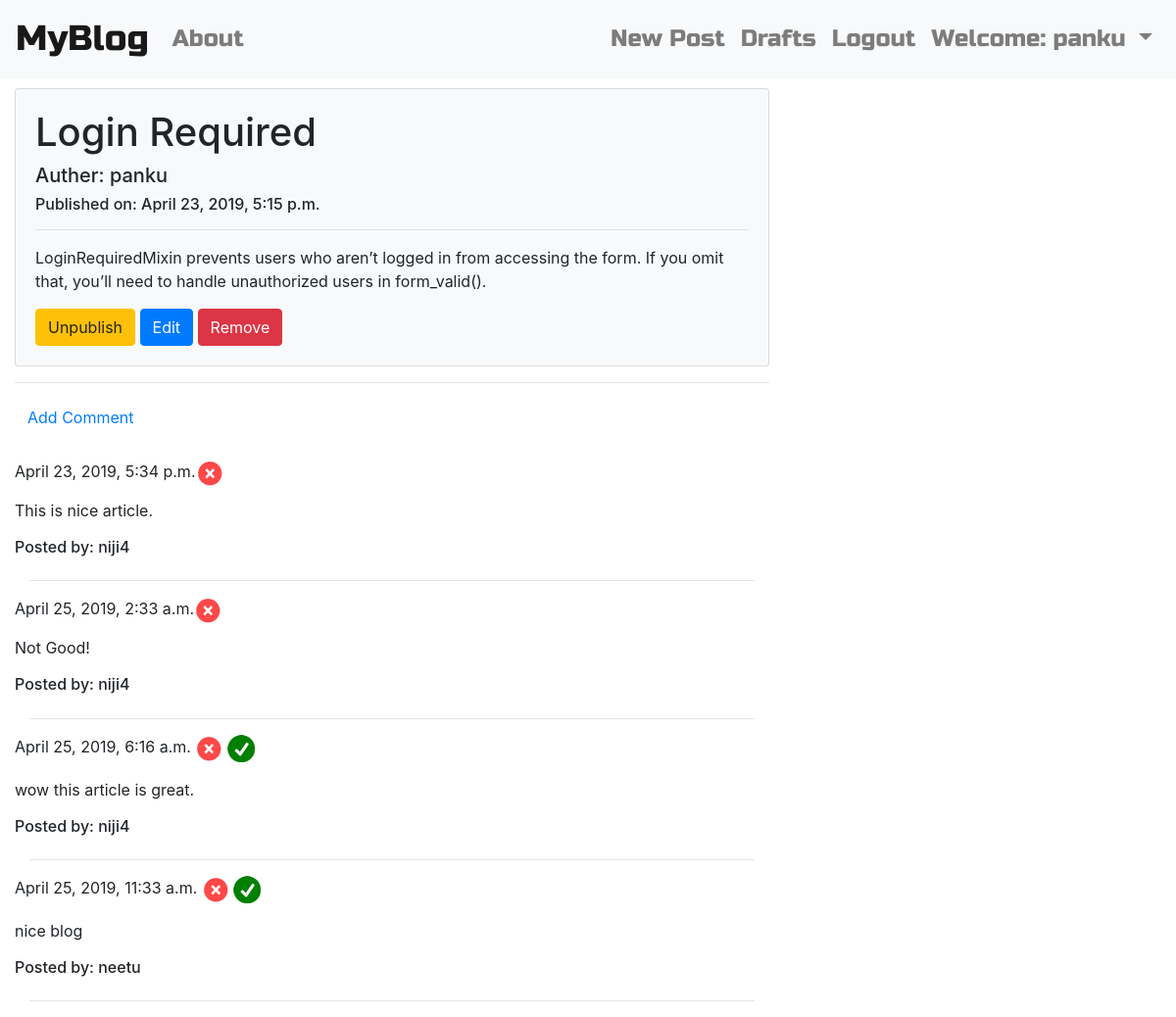
Screenshot of /post/17/ (signed in) with the database file from the repository.
### blog/models.py (models this page shows, shortened)
class Post(models.Model):
	auther = models.ForeignKey('auth.User', on_delete=models.CASCADE)
	title = models.CharField(max_length=256)
	text = models.TextField()
	create_date = models.DateTimeField(default=timezone.now)
	published_date = models.DateTimeField(blank=True, null=True)
	def __str__(self):
		return self.title

class Comment(models.Model):
	post = models.ForeignKey('Post', related_name='comment', on_delete=models.CASCADE)
	viewer = models.ForeignKey('auth.User', on_delete=models.CASCADE)
	text = models.TextField()
	create_date = models.DateTimeField(default=timezone.now)
	approve_comment= models.BooleanField(default=False)

### blog/views.py (the view)
# urls.py: re_path(r'post/(?P<pk>\d+)/$', views.PostDetailView.as_view(), name='post_detail'),
class PostDetailView(DetailView):
	model = Post

### blog/templates/blog/post_detail.html (shortened to what this page needs)
{% extends 'blog/base.html' %}
{% load staticfiles %}
{% block content %}
	<div class='card bg-light'>
		<div class="card-body">
	<h1 class="posttitle loader">{{ post.title }}</h1>
	<h5>Auther: {{post.auther}}</h5>
	{% if post.published_date %}
		<div class='date postdate'>
			<h6>Published on: {{ post.published_date }} </h6>
		</div>
	{% endif %}
	<hr>
		<p class="postcontent">{{ post.text|safe|linebreaksbr }}</p>
	{% if user.is_authenticated and post.auther == user %}
		{% if post.published_date %}
			<a href="{% url 'blog:post_unpublish' pk=post.pk %}" class="btn btn-warning">Unpublish</a>
		{% else %}
			<a href="{% url 'blog:post_publish' pk=post.pk %}" class="btn btn-primary">Publish</a>
		{% endif %}
		<a href="{% url 'blog:post_edit' pk=post.pk %}" class="btn btn-primary">
			Edit
		</a>
		<button type="button" class="btn btn-danger" data-toggle="modal" data-target="#exampleModalCenter">
  			Remove
		</button>
	</div>
	</div>
		<hr>
	{% else %}
		</div>
		</div>
		<hr>
	{% endif %}
		<a href="{% url 'blog:post_comment' pk=post.pk %}" class="btn btn-default btn-comment">
			Add Comment
		</a>
	<div class="container">
		<br>
		{% for comment in post.comment.all %}
				<div class="row">
					<div>
						{% if  user.is_authenticated or comment.approve_comment %}
						{{ comment.create_date }}
						{% if not comment.approve_comment and post.auther == user %}
							<a href="{% url 'blog:comment_delete' pk=comment.pk %}">
								<img src="{% static '/images/delete.png' %}" alt='delete.png'>
							<a>
							<a href="{% url 'blog:comment_approve' pk=comment.pk %}" alt='ok.png'>
								<img src="{% static '/images/ok.png' %}">
							</a>
						{% endif %}
						<p>{{ comment.text|safe|linebreaks }}</p>
						<h6>Posted by: {{ comment.viewer }}</h6>
					</div>
					<div >
						{% if comment.approve_comment and post.auther == user %}
							<a href="{% url 'blog:comment_delete' pk=comment.pk %}" alt='ok.png'>
								<img src="{% static '/images/delete.png' %}">
							</a>
						{% endif %}
					</div>
				</div>
				<hr>
				{% endif %}
		{% empty %}
			<p>No Comments!</p>
		{% endfor %}
	</div>
{% endblock %}

### blog/templates/blog/base.html (shortened to what this page needs)
<!DOCTYPE html>
{% load staticfiles %}
<html>
<head>
	<link rel="stylesheet" href="https://maxcdn.bootstrapcdn.com/bootstrap/4.0.0/css/bootstrap.min.css">
	<link rel="stylesheet" href="//cdn.jsdelivr.net/npm/medium-editor@latest/dist/css/medium-editor.min.css"
	type="text/css" media="screen" charset="utf-8">
	<link rel="stylesheet"  href="{% static 'css/blog.css' %}">
</head>
<body>
	<nav class="navbar navbar-expand-lg navbar-light bg-light techfont custom-navbar">
  		<a class="navbar-brand bigbrand" href="{% url 'blog:post_list' %}">MyBlog</a>
  		<div class="collapse navbar-collapse" id="navbarNav">
    		<ul class="navbar-nav mr-auto">
     			<li class="nav-item">
       				<a class="nav-link" href="{% url 'blog:about' %}">About</a>
      			</li>
    		</ul>
    		<ul class="nav navbar-nav justify-content-end">
    			{% if user.is_authenticated %}
	     			<li class="nav-item">
	       				<a class="nav-link" href="{% url 'blog:post_new' %}">New Post</a>
	      			</li>
		      		<li class="nav-item">
		        		<a class="nav-link" href="{% url 'blog:draft_list' %}">Drafts</a>
		      		</li>
		      		<li class="nav-item">
		        		<a class="nav-link" href="{% url 'logout' %}">Logout</a>
		      		</li>
		      		<li class="nav-item dropdown">
					    <a class="nav-link dropdown-toggle" data-toggle="dropdown" href="#"
					    	role="button" aria-haspopup="true" aria-expanded="false">
					    	Welcome: {{user.username}}
					    </a>
					</li>
	      		{% endif %}
    		</ul>
  		</div>
	</nav>
	<div class="container-fluid content">
		<div class="row">
			<div class="col-lg-8 col-md-12 col-sm-12 blog_posts">
				{% block content %}
				{% endblock %}
			</div>
			<div class="col-lg-4">
			</div>
		</div>
	</div>
</body>
</html>

### blog/static/css/blog.css (style rules this page uses)
.techfont { font-family: 'Russo One', san-serif; font-size: 1.5em; margin-bottom: 10px; }
.bigbrand { font-size: 1.5em; }

### rows the page displays
Post: title "Login Required", auther "panku", published_date "April 23, 2019, 5:15 p.m.", text "LoginRequiredMixin prevents users who aren’t logged in from accessing the form. If you omit that, you’ll need to handle unauthorized users in form_valid()."
Comment: create_date "April 23, 2019, 5:34 p.m.", text "This is nice article.", viewer "niji4", approve_comment True (drawn)
Comment: create_date "April 25, 2019, 2:33 a.m.", text "Not Good!", viewer "niji4", approve_comment True (drawn)
Comment: create_date "April 25, 2019, 6:16 a.m.", approve_comment False (drawn), text "wow this article is great.", viewer "niji4"
Comment: create_date "April 25, 2019, 11:33 a.m.", approve_comment False (drawn), text "nice blog", viewer "neetu"

### other values shown
{{ user.username }} "panku"
